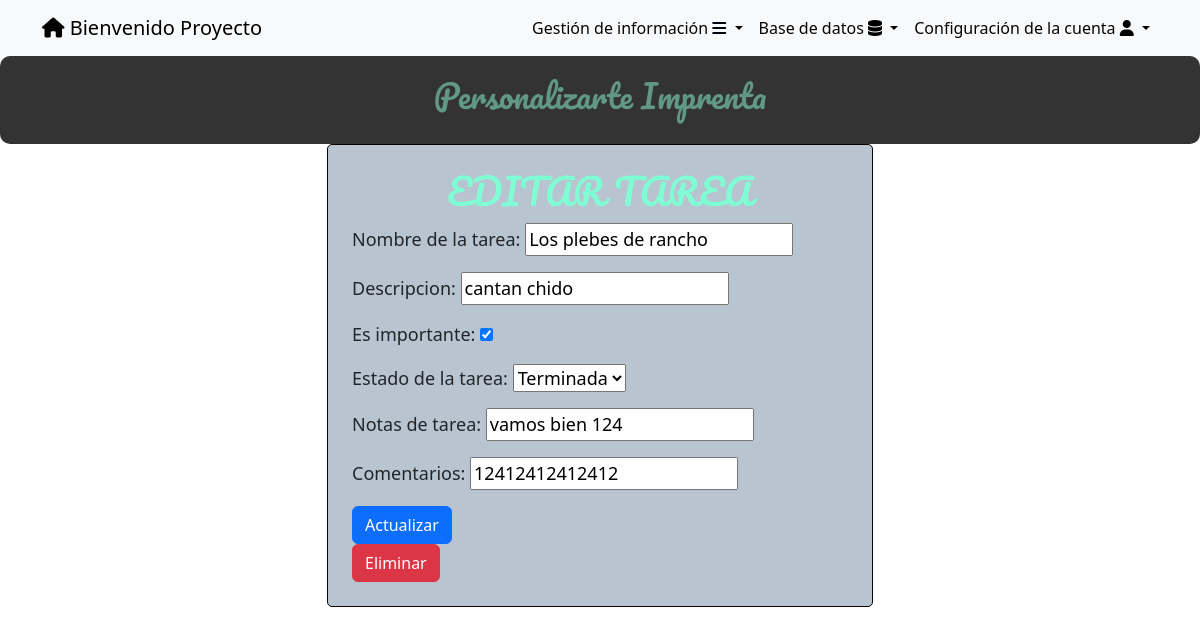
/tasks/102/ (signed in), run on the app's committed database.
### tasks/models.py (models this page shows, shortened)
class Task(models.Model):
    title = models.CharField(max_length=100)
    description = models.CharField(max_length=2000, blank=True)
    created = models.DateField(auto_now_add=True)
    FechaRegistro = models.DateField(auto_now_add=True,blank=True,null=True)
    datecompleted = models.DateTimeField(blank=True, null=True)
    important = models.BooleanField(default=False)
    INICIADA = 'Iniciada'
    PROCESO = 'Proceso'
    TERMINADA = 'Terminada'
    ESTADO_CHOICES = [
        (INICIADA, 'Iniciada'),
        (PROCESO, 'Proceso'),
        (TERMINADA,'Terminada'),
    ]
    estadotarea = models.CharField(max_length=100, blank=True, null=True, choices=ESTADO_CHOICES,)
    user = models.ForeignKey(User, on_delete=models.CASCADE)
    NotasTarea = models.CharField(max_length=100,blank=True, null=True)
    Comentarios = models.CharField(max_length=100, blank=True, null=True)

### tasks/views.py (the view, shortened to what this page needs)
# urls.py: path('tasks/<int:task_id>/', views.task_detail,name='task_detail'),
@login_required
def task_detail(request, task_id):
    if request.method == 'GET':
        task = get_object_or_404(Task, pk=task_id, user=request.user)
        form = TaksForm(instance=task)
        return render(request, 'task_detail.html', {
            'task': task,
            'form': form
            })

### tasks/forms.py
class TaksForm(ModelForm):
    class Meta:
        model = Task
        fields = ['title', 'description','important','estadotarea','NotasTarea','Comentarios',]
        labels ={
            'title': 'Nombre de la tarea',
            'description' : 'Descripcion',
            'important': 'Es importante',
            'estadotarea':'Estado de la tarea',
            'NotasTarea':'Notas de tarea'
        }

### tasks/templates/task_detail.html (shortened to what this page needs)
{% extends 'base.html' %}
{% block content %}
<head>
</head>
<body>
    <center>
        <div class="feature-box">
            <h2>Personalizarte Imprenta</h2>
        </div>
    </center>
    <div class="container">
        <div class="row justify-content-center">
            <div class="col-md-6">
                <div class="custom-form-container p-4">
                    <center>
                    <h1>EDITAR TAREA</h1>
                </center>
                    <form method="post">
                        {{ form.as_p }}
                        <button class="btn btn-primary">
                            Actualizar
                        </button>
                    </form>
                    {% if user.is_superuser  %}
                    <form id="deleteForm" action="{% url 'delete_task' task.id %}" method="POST">
                        <button class="btn btn-danger" type="button" onclick="confirmDelete()" >
                            Eliminar
                        </button>
                    </form>
                    {% endif %}
                </div>
            </div>
        </div>
    </div>
</body>
{% endblock %}

### tasks/templates/base.html (shortened to what this page needs)
<!DOCTYPE html>
<html lang="en">
<head>
    <link rel="stylesheet" href="https://cdn.jsdelivr.net/npm/bootstrap@5.3.2/dist/css/bootstrap.min.css">
    <link rel="stylesheet" href="https://cdnjs.cloudflare.com/ajax/libs/font-awesome/6.4.2/css/all.min.css">
    <link rel="stylesheet" href="https://cdn.jsdelivr.net/npm/bootstrap@5.3.2/dist/css/bootstrap.min.css">
</head>
<body>
    <nav class="navbar navbar-expand-lg bg-body-tertiary">
        <div class="container">
            {% if user.is_authenticated %}
            <a class="navbar-brand" href="/" id="uno"> <i class="fa-solid fa-house" style="color: #000000;"></i>
                Bienvenido {{user.username}}</a>
            {% endif %}
            {% if user.is_authenticated %}
            <div class="collapse navbar-collapse" id="navbarSupportedContent">
                <ul class="navbar-nav ms-auto">
                    <li class="nav-item dropdown">
                        <a class="nav-link dropdown-toggle" href="#" role="button" data-bs-toggle="dropdown"
                            aria-expanded="false">
                            Gestión de información <i class="fa-solid fa-bars" style="color: #00040b;"></i>
                        </a>
                    </li>
                    {% if user.is_superuser %}
                    <li class="nav-item dropdown">
                        <a class="nav-link dropdown-toggle" href="#" role="button" data-bs-toggle="dropdown"
                            aria-expanded="false">
                            Base de datos <i class="fa-solid fa-database" style="color: #000000;"></i>
                        </a>
                        {% endif %}
                    <li class="nav-item dropdown">
                        <a class="nav-link dropdown-toggle" href="#" role="button" data-bs-toggle="dropdown"
                            aria-expanded="false">
                            Configuración de la cuenta <i class="fa-solid fa-user" style="color: #000000;"></i>
                        </a>
            {% endif %}
        </div>
    </nav>
</body>
</html>
{% block content %}
{% endblock %}

### tasks/templates/base.html (style rules this page uses)
.nav-link { display: block; text-decoration: none; color: #080404; padding: 5px; }

### tasks/templates/task_detail.html (style rules this page uses)
.custom-form-container { background-color: #b8c5d1; border: 1px solid #0b0101; border-radius: 5px; }
.feature-box { background-color: rgba(0, 0, 0, 0.8); color: white; padding: 20px; text-align: center; border-radius: 10px; transition: transform 0.3s ease; }
h1 { font-family: 'Pacifico', cursive; color: aquamarine; font-size: 36px; margin-bottom: 10px; }
h2 { font-family: 'Pacifico', cursive; color: rgb(97, 152, 133); font-size: 32px; margin-bottom: 10px; }
p { font-size: 18px; }

### data on the page
Task: title "Los plebes de rancho", description "cantan chido", important "☑", estadotarea "Terminada", NotasTarea "vamos bien 124", Comentarios "12412412412412"

### other printed values
{{ user.username }} "Proyecto"
